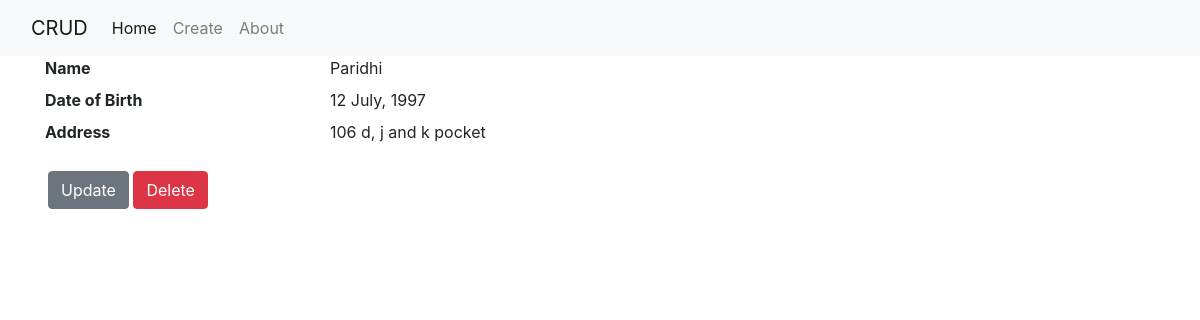
Screenshot of /3/ with the database file from the repository.
### myapp/models.py (models this page shows, shortened)
class Person(models.Model):
    name = models.CharField(max_length=100)
    date_of_birth = models.DateTimeField('dob (YYYY-MM-DD)')
    address = models.CharField(max_length=500)

### myapp/views.py (the view)
# urls.py: path('<int:pk>/', PersonDetailView.as_view(), name='detail'),
class PersonDetailView(DetailView):
    model = Person

### myapp/templates/myapp/person_detail.html
{% extends "myapp/base.html"%}
{% block content%}
    <div>
        <dl class="row">
            <dt class="col-sm-3">Name</dt>
            <dd class="col-sm-9">{{person.name|capfirst}}</dd>
            <dt class="col-sm-3">Date of Birth</dt>
            <dd class="col-sm-9">{{person.date_of_birth |date:'d F, Y'}}</dd>
            <dt class="col-sm-3">Address</dt>
            <dd class="col-sm-9">{{person.address}}</dd>
        </dl>
    </div>
    <div id="update">
        <a class="btn btn-secondary" href="{% url 'update' object.id %}">Update</a>
        <a class="btn btn-danger" href="{% url 'delete' object.id%}">Delete</a>
    </div>
{% endblock content%}

### myapp/static/myapp/main.css (style rules this page uses)
#update { padding: 3px; }

### rows the page displays
Person: name "Paridhi", date_of_birth "12 July, 1997", address "106 d, j and k pocket"
